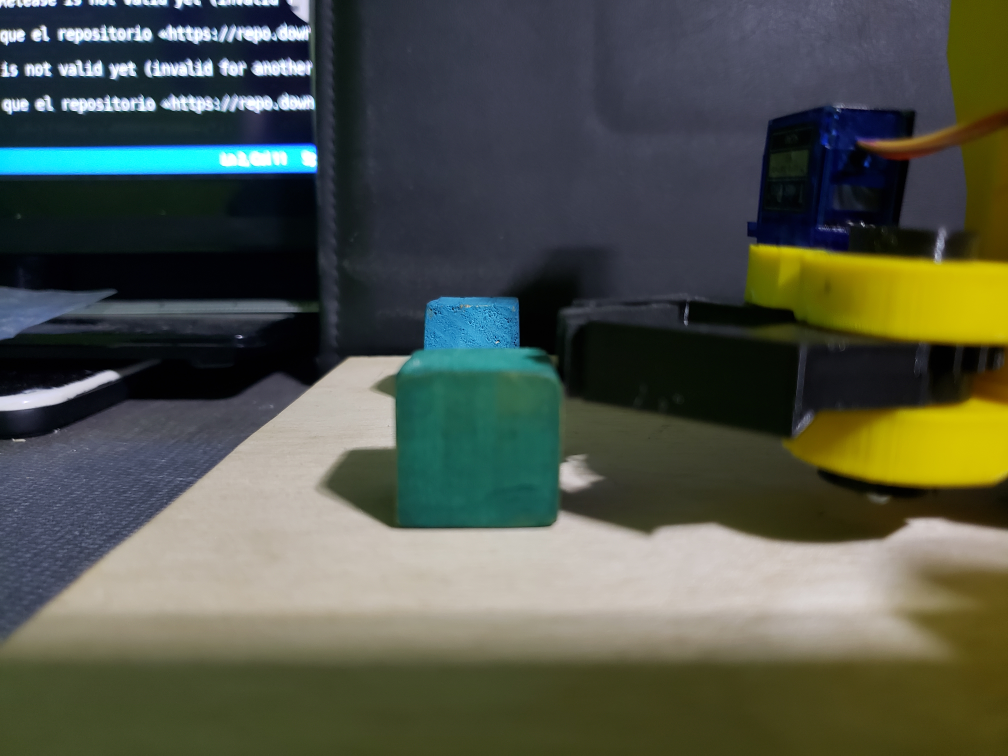
#> input picture img/20220519_201434.jpg, 4032 x 3024 px, given in place of the camera (shown at 1/4 size)
$ python main.py
#> lines starting #> are read from the running program, lines starting #| are printed output that depends on the picture; after the words box and inside, x2 and y2 are one past the last pixel; in counts of white or black regions, pixels touching at a corner belong together
### tomarFoto.py
import cv2

cam = cv2.VideoCapture(0)

cv2.namedWindow("test")

img_counter = 0

while True:
    ret, frame = cam.read()
#> frame is the input picture: shape (3024, 4032, 3); mean B, G, R 73.5, 84.8, 79.7
    if not ret:
        print("failed to grab frame")
        break
    cv2.imshow("test", frame)

    k = cv2.waitKey(1)
#> (key q is pressed here)
    if k%256 == 27:
        # ESC pressed
        print("Escape hit, closing...")
        break
    elif k%256 == 32:
        # SPACE pressed
        img_name = "para_calcular_{}.png".format(img_counter)
        cv2.imwrite(img_name, frame)
        print("{} written!".format(img_name))
        img_counter += 1

cam.release()

cv2.destroyAllWindows()

### calcular_tres.py
import cv2
import numpy as np
import tomarFoto

def nothing(x):
    pass


# Load image
#tomarFoto


def valores(color):
#> called with color = 'azul'
    valoresMax = []
    valoresMin = []

    image = cv2.imread('para_calcular_0.png')
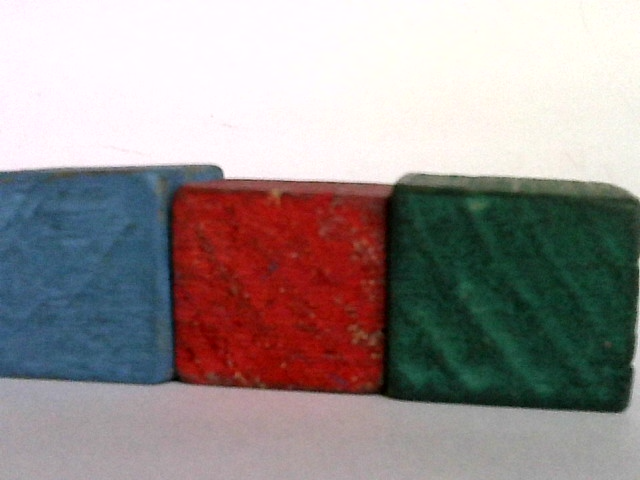
#> input picture para_calcular_0.png, 640 x 480 px
#> image is the input picture: shape (480, 640, 3); mean B, G, R 144.2, 145.1, 154.2

# Create a window
    cv2.namedWindow(color)

# Create trackbars for color change
# Hue is from 0-179 for Opencv
    cv2.createTrackbar('HMin', color, 0, 179, nothing)
#> slider 'HMin' is set to 35
    cv2.createTrackbar('SMin', color, 0, 255, nothing)
#> slider 'SMin' is set to 51
    cv2.createTrackbar('VMin', color, 0, 255, nothing)
#> slider 'VMin' is set to 51

    cv2.createTrackbar('HMax', color, 0, 179, nothing)
#> slider 'HMax' is set to 179
    cv2.createTrackbar('SMax', color, 0, 255, nothing)
#> slider 'SMax' is set to 255
    cv2.createTrackbar('VMax', color, 0, 255, nothing)
#> slider 'VMax' is set to 255


        # Set default value for Max HSV trackbars
    cv2.setTrackbarPos('HMax', color, 179)
    cv2.setTrackbarPos('SMax', color, 255)
    cv2.setTrackbarPos('VMax', color, 255)


    # Initialize HSV min/max values
    hMin = sMin = vMin = hMax = sMax = vMax = 0
    phMin = psMin = pvMin = phMax = psMax = pvMax = 0
    while(1):
    # Get current positions of all trackbars
        hMin = cv2.getTrackbarPos('HMin', color)
        sMin = cv2.getTrackbarPos('SMin', color)
        vMin = cv2.getTrackbarPos('VMin', color)
        hMax = cv2.getTrackbarPos('HMax', color)
        sMax = cv2.getTrackbarPos('SMax', color)
        vMax = cv2.getTrackbarPos('VMax', color)

    # Set minimum and maximum HSV values to display
        lower = np.array([hMin, sMin, vMin])
        upper = np.array([hMax, sMax, vMax])

    # Convert to HSV format and color threshold
        hsv = cv2.cvtColor(image, cv2.COLOR_BGR2HSV)
#> hsv: shape (480, 640, 3); mean H, S, V 78.2, 80.1, 167
        mask = cv2.inRange(hsv, lower, upper)
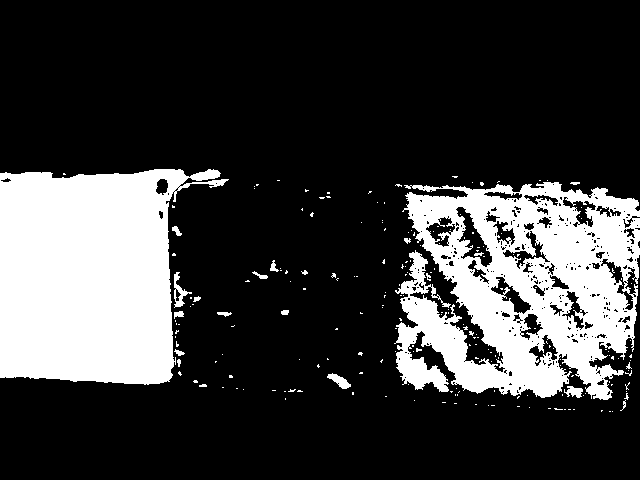
#> mask: shape (480, 640); 23.6% white; 213 white regions (192 under 20 px), largest, box (x1, y1, x2, y2) and area: (0, 169, 229, 385) 35941, (394, 182, 640, 400) 34860, (174, 272, 192, 308) 220
        result = cv2.bitwise_and(image, image, mask=mask)
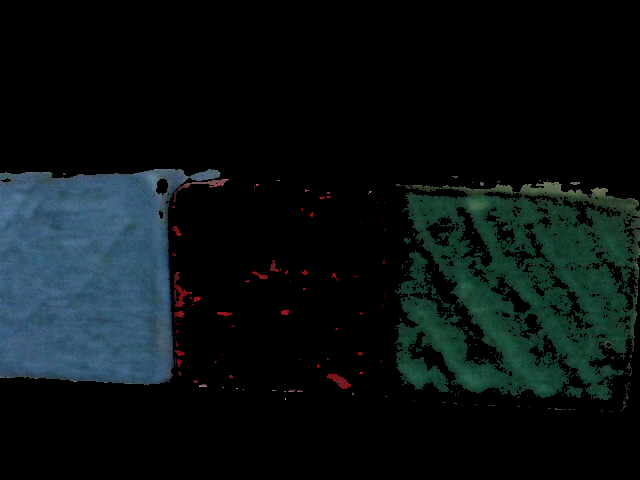
#> result: shape (480, 640, 3); mean B, G, R 18.8, 17.8, 10.1

    # Print if there is a change in HSV value
        if((phMin != hMin) | (psMin != sMin) | (pvMin != vMin) | (phMax != hMax) | (psMax != sMax) | (pvMax != vMax) ):
            print("(hMin = %d , sMin = %d, vMin = %d), (hMax = %d , sMax = %d, vMax = %d)" % (hMin , sMin , vMin, hMax, sMax , vMax))
            phMin = hMin
            psMin = sMin
            pvMin = vMin
            phMax = hMax
            psMax = sMax
            pvMax = vMax


    # Display result image
        cv2.imshow('image', result)
        if cv2.waitKey(10) & 0xFF == ord('q'):
#> (key q is pressed here)
            valoresMin.append(hMin)
            valoresMin.append(sMin)
            valoresMin.append(vMin)
            valoresMax.append(hMax)
            valoresMax.append(sMax)
            valoresMax.append(vMax)
            break
    v1,v2 = valoresMin,valoresMax
    cv2.destroyAllWindows()
    return v1,v2

#a,b=valores()

#print(a)
#print(b)

### main.py
#from ast import Try
import cv2
import numpy as np
import calcular_tres
import time
import asyncio
import threading
from adafruit_servokit import ServoKit
import csv
import time

# Read and get value steps to scenes from file
# [96 lines left out: functions getStepsScene, moveServo, executeScene, runScene, dibujar, not called in this run]
        #arduino.write(cad.encode('ascii'))
    #return colorDetectado

def restartPositionArm():
    for i in range(0,5):
        kit.servo[i].angle = 90

Bajo ,Alto = calcular_tres.valores('azul')
#azulBajo = np.array([100,100,20],np.uint8)
#azulAlto = np.array([125,255,255],np.uint8)
azulBajo = np.array(Bajo,np.uint8)
azulAlto = np.array(Alto,np.uint8)


Bajo ,Alto = calcular_tres.valores('verde')
#> slider 'HMin' is set to 35
#> slider 'SMin' is set to 51
#> slider 'VMin' is set to 51
#> slider 'HMax' is set to 179
#> slider 'SMax' is set to 255
#> slider 'VMax' is set to 255
#> (key Esc is pressed here)
#amarilloBajo = np.array([15,100,20],np.uint8)
#amarilloAlto = np.array([45,255,255],np.uint8)

verdeBajo = np.array(Bajo,np.uint8)
verdeAlto = np.array(Alto,np.uint8)

Bajo ,Alto = calcular_tres.valores('rojo')
#> slider 'HMin' is set to 35
#> slider 'SMin' is set to 51
#> slider 'VMin' is set to 51
#> slider 'HMax' is set to 179
#> slider 'SMax' is set to 255
#> slider 'VMax' is set to 255

rojoBajo = np.array(Bajo,np.uint8)
rojoAlto = np.array(Alto,np.uint8)
# [4 lines of commented-out code are left out]
print(azulBajo," - ", azulAlto)
print(verdeBajo, " - ", verdeAlto)
print(rojoBajo, " - ", rojoAlto)

# object to contorl servos
kit = ServoKit(channels=16)
cap = cv2.VideoCapture(0)
c = 1
timeRate = 5 # interval of time in seconds
font = cv2.FONT_HERSHEY_SIMPLEX

print("PREPARANDO CLASIFICACIÓN...")

while True:
    #time.sleep(3)
    ret,frame = cap.read()
    FPS = cap.get(5)
    if ret == True:
        frameRate = int(FPS) * timeRate
        if c%frameRate == 0:
            cv2.imshow('frame',frame)
            frameHSV = cv2.cvtColor(frame,cv2.COLOR_BGR2HSV)
            maskAzul = cv2.inRange(frameHSV,azulBajo,azulAlto)
            maskVerde = cv2.inRange(frameHSV,verdeBajo,verdeAlto)
            maskRojo = cv2.inRange(frameHSV,rojoBajo,rojoAlto)
            try:
                dibujar(maskAzul,(255,0,0))
                dibujar(maskVerde,(0,255,0))
                dibujar(maskRojo,(0,0,255))
            except:
                print("ERROR !!!!!!!")

        c += 1
    if cv2.waitKey(1) & 0xFF == ord('s'):
      break


# [33 lines of commented-out code are left out]
cap.release()
cv2.destroyAllWindows()
